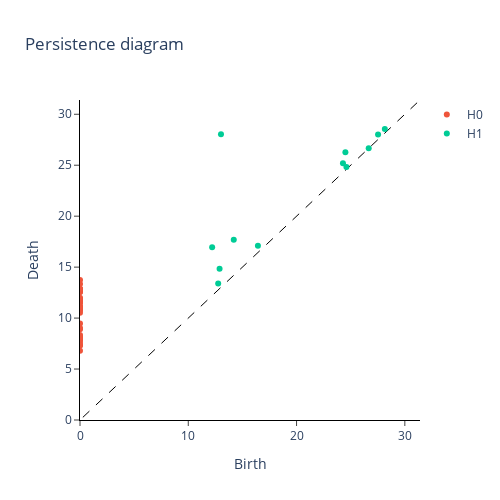

The code cell stored with this chart in its notebook:
### Code cell
# Plotting the final persistent diagram of one outer window
plot_diagram(X_diagrams[window_number])

### Figure 1 — Plotly figure (JSON) as saved in the notebook; plotly's stock layout.template omitted (floating-point values rounded to 4 significant figures)
{"data": [{"hoverinfo": "none", "line": {"color": "black", "dash": "dash", "width": 1}, "mode": "lines", "showlegend": false, "type": "scatter", "x": [-2855.0, 2855.0], "y": [-2855.0, 2855.0]}, {"mode": "markers", "name": "H0", "type": "scatter", "x": [0, 0, 0, 0, 0, 0, 0, 0, 0, 0, 0, 0, 0, 0, 0, 0, 0, 0, 0, 0, 0, 0, 0, 0, 0, 0, 0, 0, 0, 0, 0, 0, 0, 0, 0, 0, 0, 0, 0, 0], "y": [6.785, 7.304, 7.325, 7.579, 7.879, 7.9, 7.902, 7.97, 8.063, 8.132, 8.345, 8.908, 9.038, 9.458, 10.52, 10.8, 10.83, 10.97, 11.14, 11.15, 11.5, 11.52, 11.6, 11.67, 11.68, 11.72, 11.72, 11.83, 11.85, 11.88, 12.01, 12.56, 12.57, 12.79, 12.79, 12.81, 12.86, 12.88, 13.35, 13.73]}, {"mode": "markers", "name": "H1", "type": "scatter", "x": [28.15, 27.53, 26.66, 24.6, 24.51, 24.28, 16.43, 14.2, 13.02, 12.89, 12.76, 12.2], "y": [28.55, 28.02, 26.66, 24.83, 26.28, 25.2, 17.09, 17.68, 28.04, 14.84, 13.4, 16.96]}, {"mode": "markers", "name": "H2", "type": "scatter", "x": [], "y": []}], "layout": {"height": 500, "plot_bgcolor": "white", "title": {"text": "Persistence diagram"}, "width": 500, "xaxis": {"anchor": "y", "exponentformat": "e", "linecolor": "black", "linewidth": 1, "mirror": false, "range": [0, 31.4], "showexponent": "all", "showline": true, "side": "bottom", "ticks": "outside", "title": {"text": "Birth"}, "type": "linear", "zeroline": true}, "yaxis": {"anchor": "x", "exponentformat": "e", "linecolor": "black", "linewidth": 1, "mirror": false, "range": [0, 31.4], "showexponent": "all", "showline": true, "side": "left", "ticks": "outside", "title": {"text": "Death"}, "type": "linear", "zeroline": true}}}
